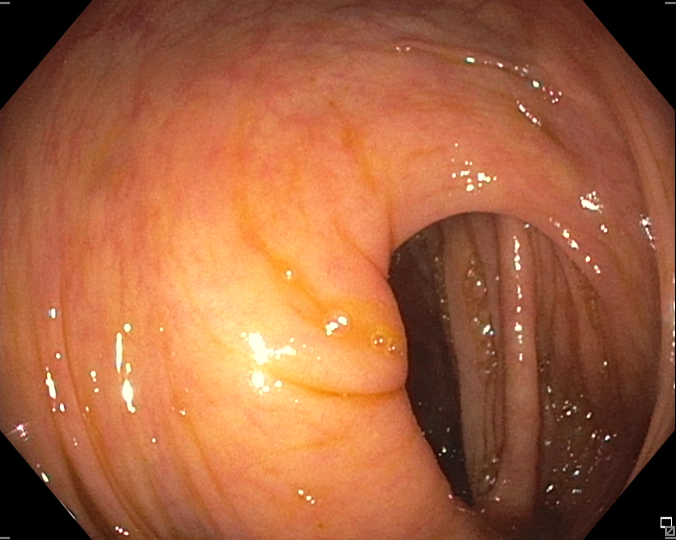
#> input picture data/sampled_frames/001-001/001-001_15173.jpg, 1352 x 1080 px (shown at 1/2 size)
$ python -i fov_protocol.py   (imports and definitions only)
#> lines starting #> are read from the running program, lines starting #| are printed output that depends on the picture
#> further down, picture is the input picture: PIL image 1352x1080 RGB; mean R, G, B 164.3, 97.3, 62.5
"""E0e-3：統一裁切協定。

## 修正記錄（2026-09-03）

最初的版本只做「中央方形裁切（取 min(width,height) 正方形）→ resize」，沒有額外
inset。後來發現這個版本不夠：E0d 原本用「整行/整列是否全黑」檢查 FOV 遮罩殘留，
結論是「幾乎沒有殘留」，但這個檢查方法本身有漏洞——內視鏡的 FOV 遮罩是圓形/八邊形，
黑色只出現在四個角落，不會讓「整行」或「整列」全黑，所以原本的檢查完全沒偵測到它。
肉眼複查 E0e-4 存的裁切前後對照圖時才發現：**幾乎每一張影格的四個角落都有明顯的黑色
遮罩**（在 200 張隨機抽樣影格上量測，20% 大小的角落框內平均有 40% 像素是黑的，
100% 的抽樣影格都有這個現象），比單純「影格寬高不同」更普遍、更系統性的幾何洩漏
來源。這個發現已經回頭訂正進 `results/dataset_self_check.md` 的勘誤區塊。

校準結果（見 `results/fov_crop_margin_calibration.md`，由 05_calibrate_crop_margin.py
產生）：在「中央方形裁切」之後，inset 從 0 加到 0.05 就能讓平均角落殘留從 ~11.4% 驟降
到 ~0.32%，之後（0.05 到 0.30）平均值只是緩慢下降、殘留影格比例在 3-8% 之間小幅
震盪（推測是少數影格本身邊緣有真實暗部內容——例如腸腔陰影，不是遮罩——inset 再大也
無法消除）。選 INSET_FRACTION = 0.15 當預設值：比最小可行值（0.05）保守一些，同時
避免為了追殺極少數離群影格而犧牲太多可用影像內容。

做法：
1. 中央方形裁切：取 min(width, height) 的正方形，從影格中心切。
2. 再往內裁掉 INSET_FRACTION 比例的邊距（四邊各裁掉 side * INSET_FRACTION）。
3. resize 到固定 TARGET_SIZE x TARGET_SIZE。

裁完之後每張影格的 width/height/aspect_ratio/area 全部變成同一個常數；角落遮罩
（corner_black_fraction，見下方 corner_black_fraction()）也被裁掉，兩者都不再帶有
跨影片的幾何變異，E0e-4 會實際重跑分類器驗證這件事，不是只憑理論保證。

TARGET_SIZE 選 224 只是一個通用預設值（常見 ImageNet 類 backbone 的輸入尺寸），跟
DINOv2 實際使用的輸入尺寸（例如 518）沒有綁定關係——E1 若用不同 backbone/輸入尺寸，
裁切邏輯不用改，只需要調整這個常數。
"""

import numpy as np
from PIL import Image

TARGET_SIZE = 224
INSET_FRACTION = 0.15


def unify_crop(image: Image.Image, target_size: int = TARGET_SIZE, inset_fraction: float = INSET_FRACTION) -> Image.Image:
#> called with target_size = 224, inset_fraction = 0.15
    w, h = image.size
#> w = 1352; h = 1080
    side = min(w, h)
#> side = 1080
    left = (w - side) // 2
#> left = 136
    top = (h - side) // 2
#> top = 0
    cropped = image.crop((left, top, left + side, top + side))
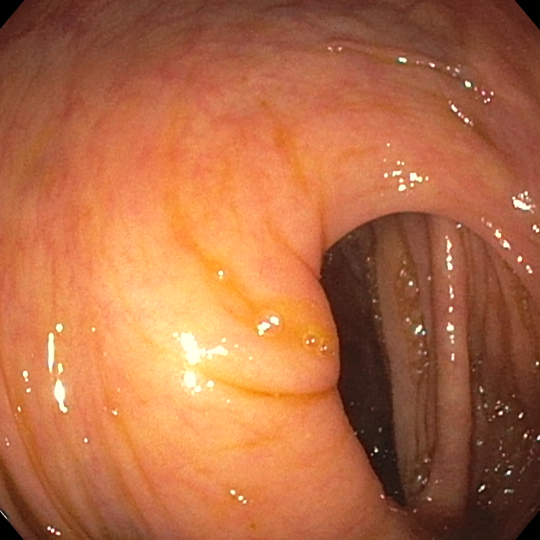
#> cropped: PIL image 1080x1080 RGB (shown at 1/2 size); mean R, G, B 179.3, 107.1, 68.1

    inset = int(side * inset_fraction)
#> inset = 162
    if inset > 0:
        cropped = cropped.crop((inset, inset, side - inset, side - inset))
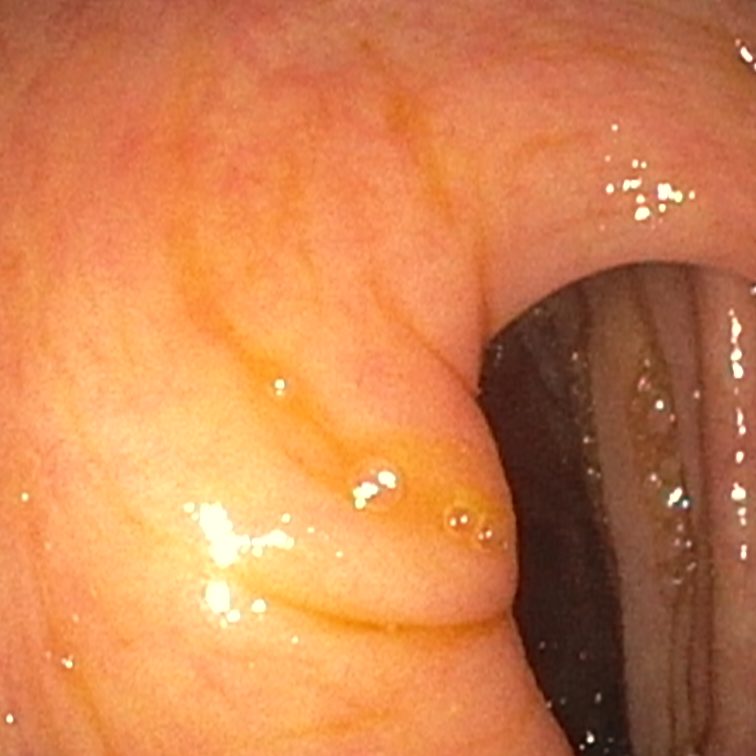
#> cropped: PIL image 756x756 RGB; mean R, G, B 206.7, 128.9, 79.1

    return cropped.resize((target_size, target_size), Image.BILINEAR)


def corner_black_fraction(image: Image.Image, corner_frac: float = 0.15, thresh: int = 15) -> float:
    """四個角落框（每個框邊長 = corner_frac * min(width,height)）裡，多暗的像素比例
    （灰階強度 < thresh 視為黑）的平均值。用來量化 FOV 遮罩殘留，是 corner-only 的
    量測，不會像「整行/整列全黑」那種檢查一樣漏掉圓形/八邊形遮罩。"""
    arr = np.asarray(image.convert("L"))
    h, w = arr.shape
    ch = max(1, int(h * corner_frac))
    cw = max(1, int(w * corner_frac))
    corners = [arr[0:ch, 0:cw], arr[0:ch, w - cw:w], arr[h - ch:h, 0:cw], arr[h - ch:h, w - cw:w]]
    return float(np.mean([np.mean(c < thresh) for c in corners]))

>>> from PIL import Image
>>> picture = Image.open('../data/sampled_frames/001-001/001-001_15173.jpg')
>>> result = unify_crop(picture)

$ run again, on data/sampled_frames/001-001/001-001_15385.jpg
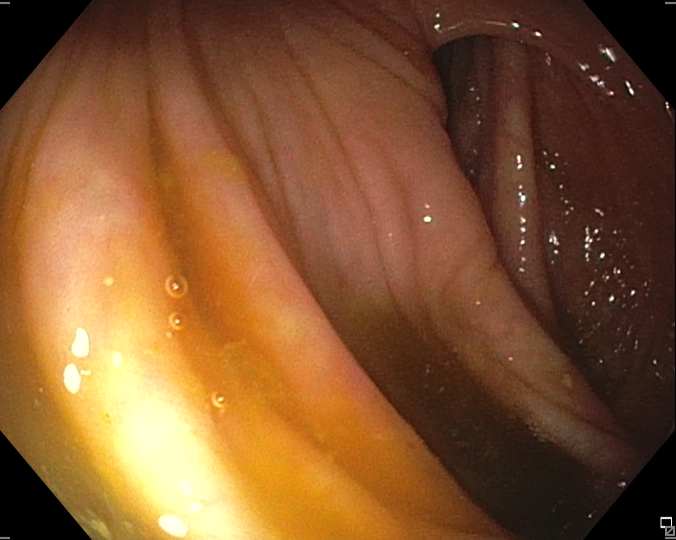
#> input picture data/sampled_frames/001-001/001-001_15385.jpg, 1352 x 1080 px (shown at 1/2 size)
#> picture is the input picture: PIL image 1352x1080 RGB; mean R, G, B 129.7, 84.5, 47.4
#> in unify_crop, `cropped = image.crop((left, top, left + side, top + side))`:
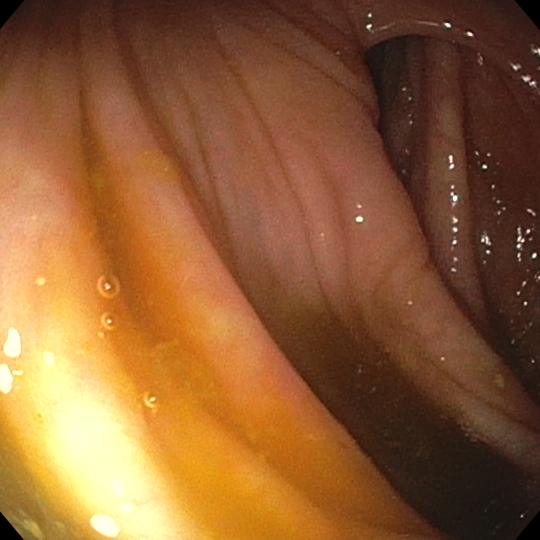
#> cropped: PIL image 1080x1080 RGB (shown at 1/2 size); mean R, G, B 141.5, 92.6, 51.9
#> in unify_crop, `cropped = cropped.crop((inset, inset, side - inset, side - inset))`:
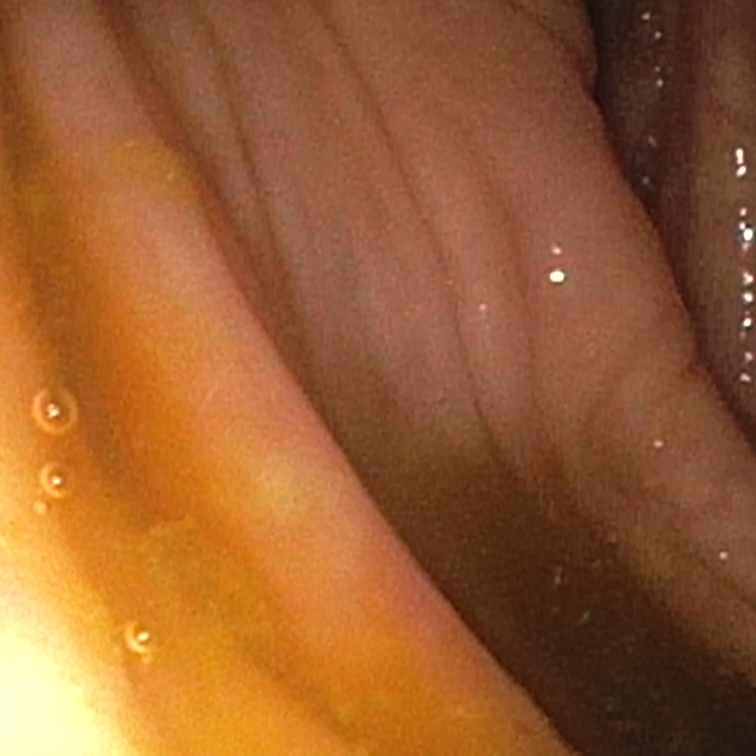
#> cropped: PIL image 756x756 RGB; mean R, G, B 152, 93.1, 50.2

$ run again, on data/sampled_frames/001-001/001-001_16175.jpg
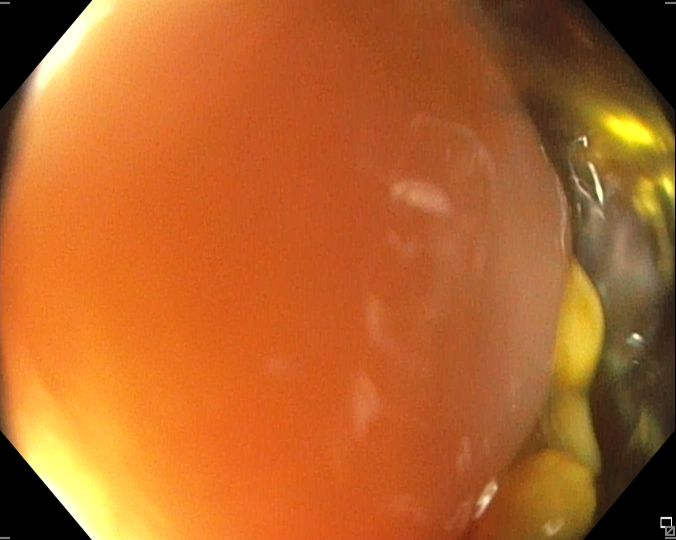
#> input picture data/sampled_frames/001-001/001-001_16175.jpg, 1352 x 1080 px (shown at 1/2 size)
#> picture is the input picture: PIL image 1352x1080 RGB; mean R, G, B 179.5, 99.7, 41.6
#> in unify_crop, `cropped = image.crop((left, top, left + side, top + side))`:
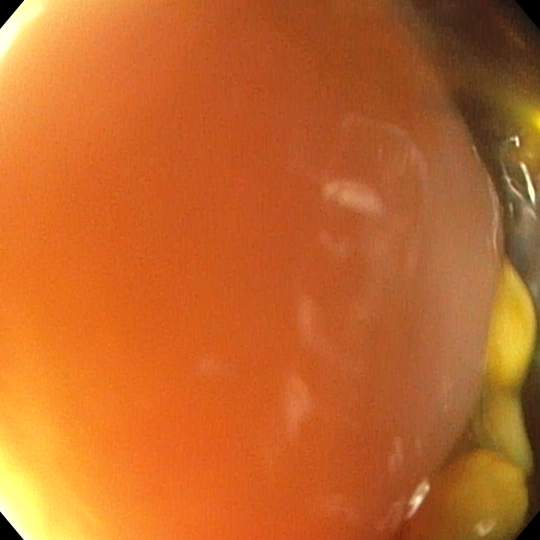
#> cropped: PIL image 1080x1080 RGB (shown at 1/2 size); mean R, G, B 193, 102.8, 41.8
#> in unify_crop, `cropped = cropped.crop((inset, inset, side - inset, side - inset))`:
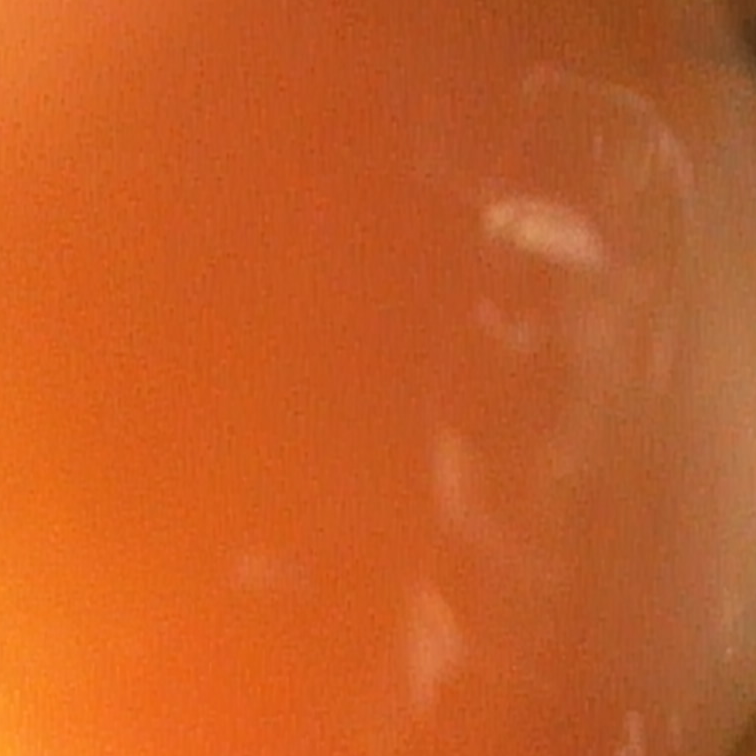
#> cropped: PIL image 756x756 RGB; mean R, G, B 197.3, 94, 38

$ run again, on data/sampled_frames/001-001/001-001_16363.jpg
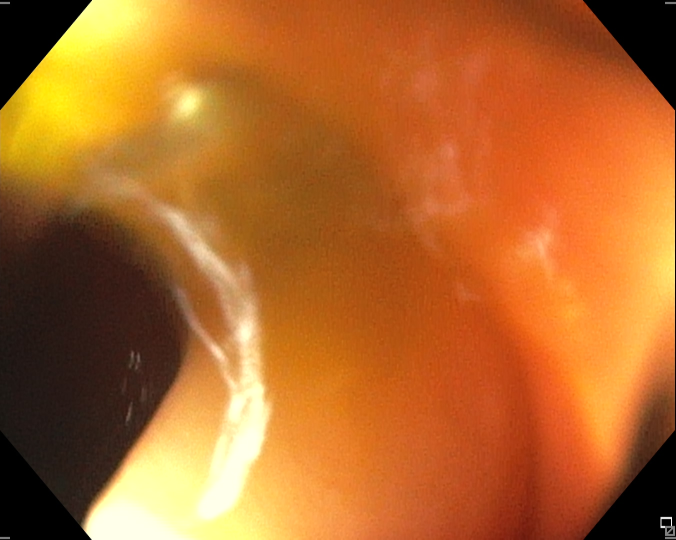
#> input picture data/sampled_frames/001-001/001-001_16363.jpg, 1352 x 1080 px (shown at 1/2 size)
#> picture is the input picture: PIL image 1352x1080 RGB; mean R, G, B 177.5, 103.8, 42.5
#> in unify_crop, `cropped = image.crop((left, top, left + side, top + side))`:
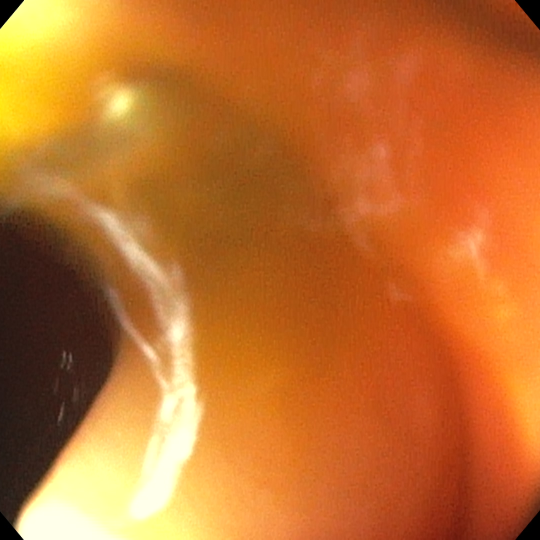
#> cropped: PIL image 1080x1080 RGB (shown at 1/2 size); mean R, G, B 191.9, 110.3, 45.8
#> in unify_crop, `cropped = cropped.crop((inset, inset, side - inset, side - inset))`:
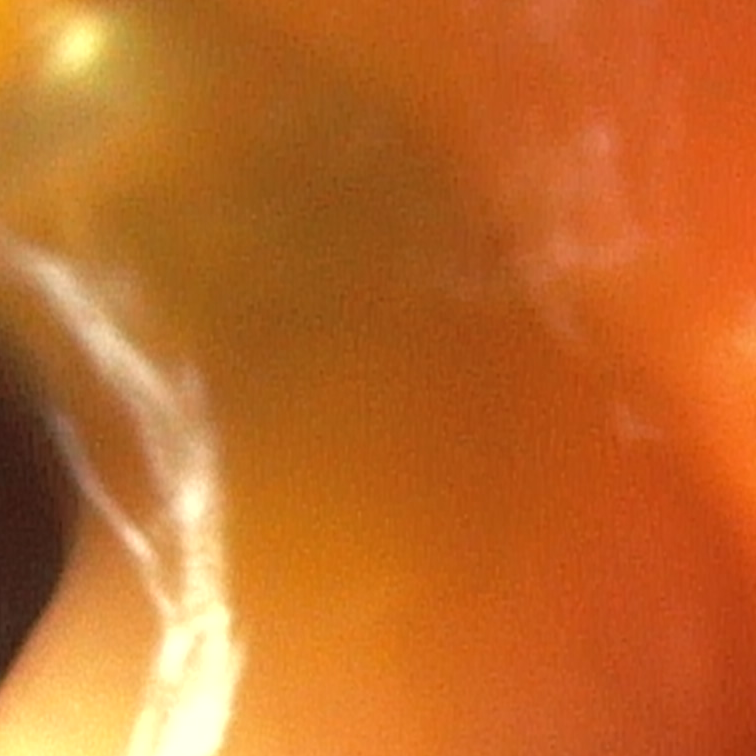
#> cropped: PIL image 756x756 RGB; mean R, G, B 192.4, 106.3, 41.4
